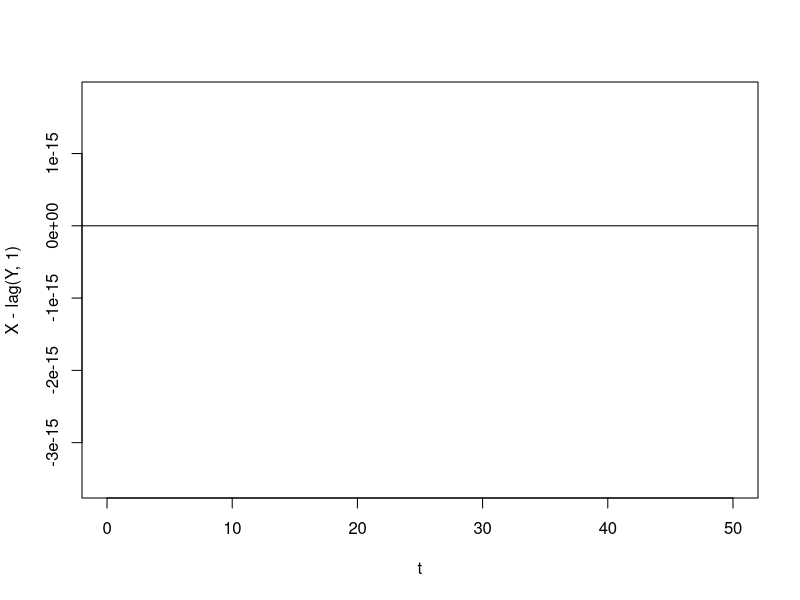
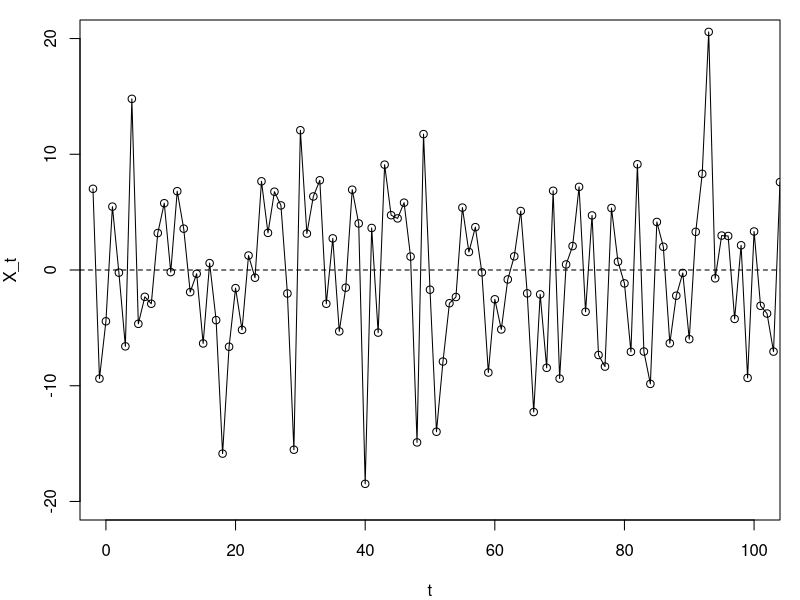
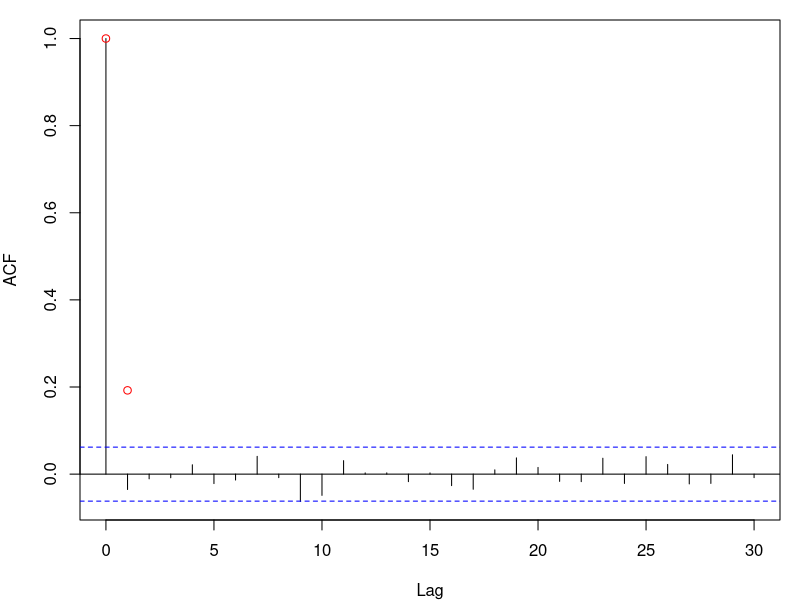
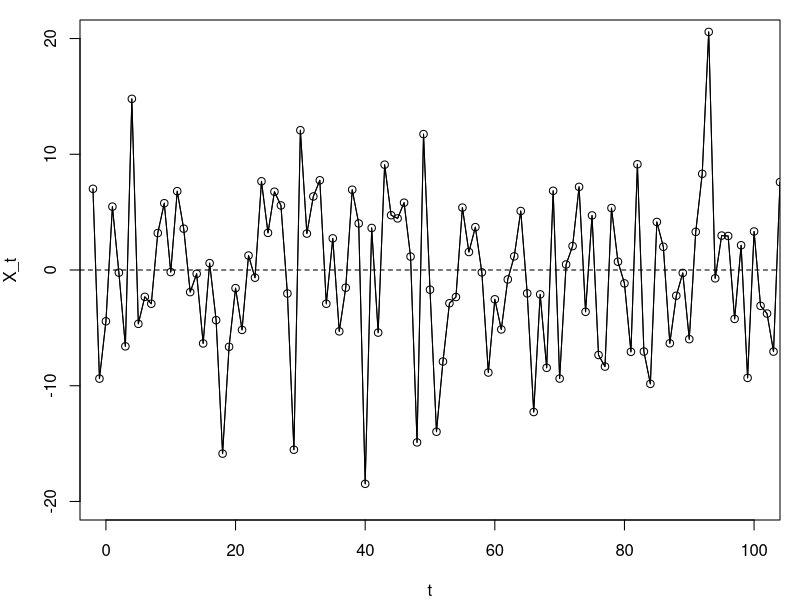
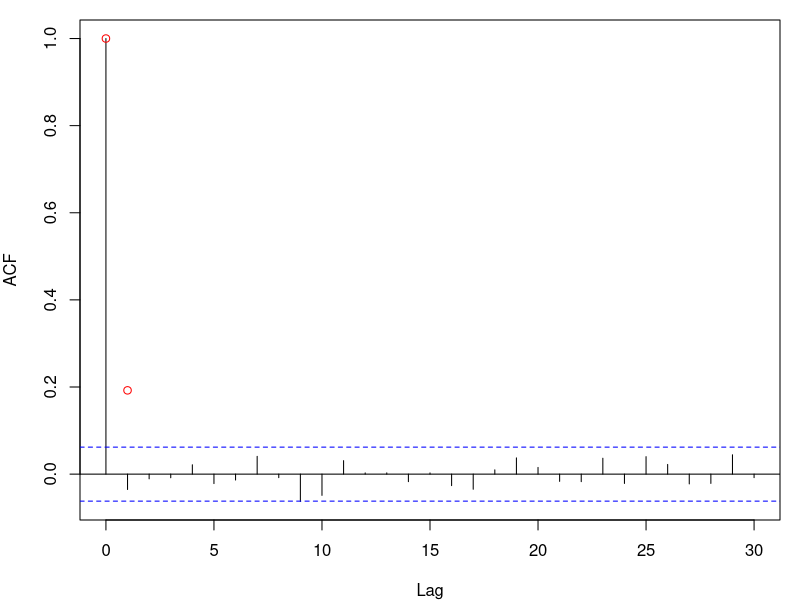
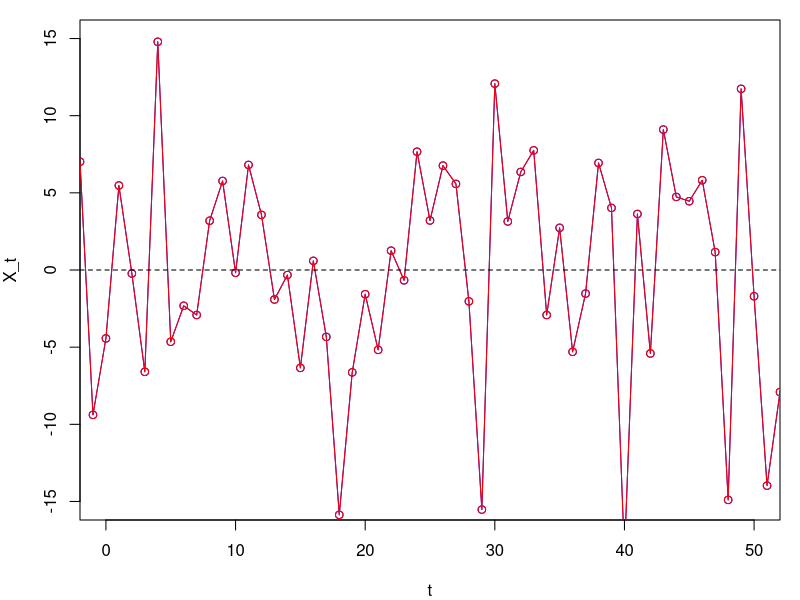

Write the R code that produced these figures, in order.
max_t <- 1002
Z <- rnorm(max_t, 0, 1)
beta <- 5

X <- Z + beta*lag(Z, 1)
t <- (0:(max_t-1))-2

pdf(file = "Plots/MA1_beta5.pdf", width = 4, height = 3.2) 
par(mar = c(4,4,1,1))
plot(X ~ t, type = "l", xlim = c(0, 100), ylim = c(-20, 20), xlab = "t", ylab = "X_t")
points(X ~ t)
abline(h = 0, lty = 2)
dev.off()

pdf(file = "Plots/MA1_beta5_acf.pdf", width = 4, height = 3.2) 
par(mar = c(4,4,1,1))
acf(X[3:max_t], main = "")
points(0, 1, lty = 2, col = "red")
points(1, beta/(1+beta^2), lty = 2, col = "red")
dev.off()

####

Z_dash <- 5*Z
Y <- Z_dash + 1/beta*lag(Z_dash, 1)
t <- (0:(max_t-1))-2

pdf(file = "Plots/MA1_beta1over5.pdf", width = 4, height = 3.2) 
par(mar = c(4,4,1,1))
plot(Y ~ t, type = "l", xlim = c(0, 100), ylim = c(-20, 20), xlab = "t", ylab = "X_t")
points(Y ~ t)
lines(Y ~ t)
abline(h = 0, lty = 2)
dev.off()

pdf(file = "Plots/MA1_beta1over5_acf.pdf", width = 4, height = 3.2) 
par(mar = c(4,4,1,1))
acf(Y[3:max_t], main = "")
points(0, 1, lty = 2, col = "red")
points(1, beta/(1+beta^2), lty = 2, col = "red")
dev.off()

#### combined:

pdf(file = "Plots/MA1_both.pdf", width = 4, height = 3.2) 
par(mar = c(4,4,1,1))
plot(X ~ t, type = "l", xlim = c(0, 50), ylim = c(-15, 15), xlab = "t", ylab = "X_t", col = "blue")
points(X ~ t, col = "blue")
lines(Y ~ t, col = "red")
points(Y ~ t, col = "red")
#lines(5 * Z ~ t, col = "grey")
#lines(5 * lag(Z, 1) ~ t, col = "grey")
abline(h = 0, lty = 2)
dev.off()

plot(X - lag(Y, 1) ~ t, type = "l", xlim = c(0, 50))
var(X - lag(Y, 1), na.rm = TRUE)
var(X, na.rm = TRUE)



